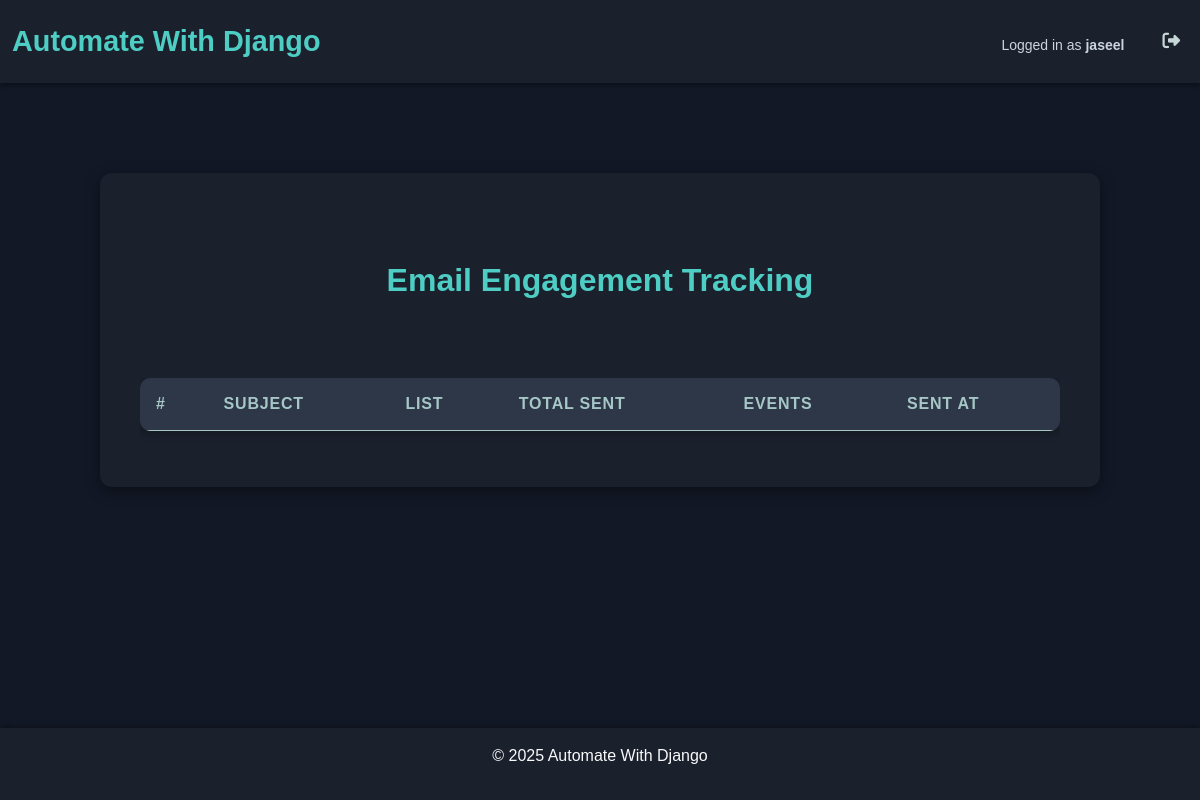
Page /emails/track/dashboard/ (signed in) on the earlier database version.
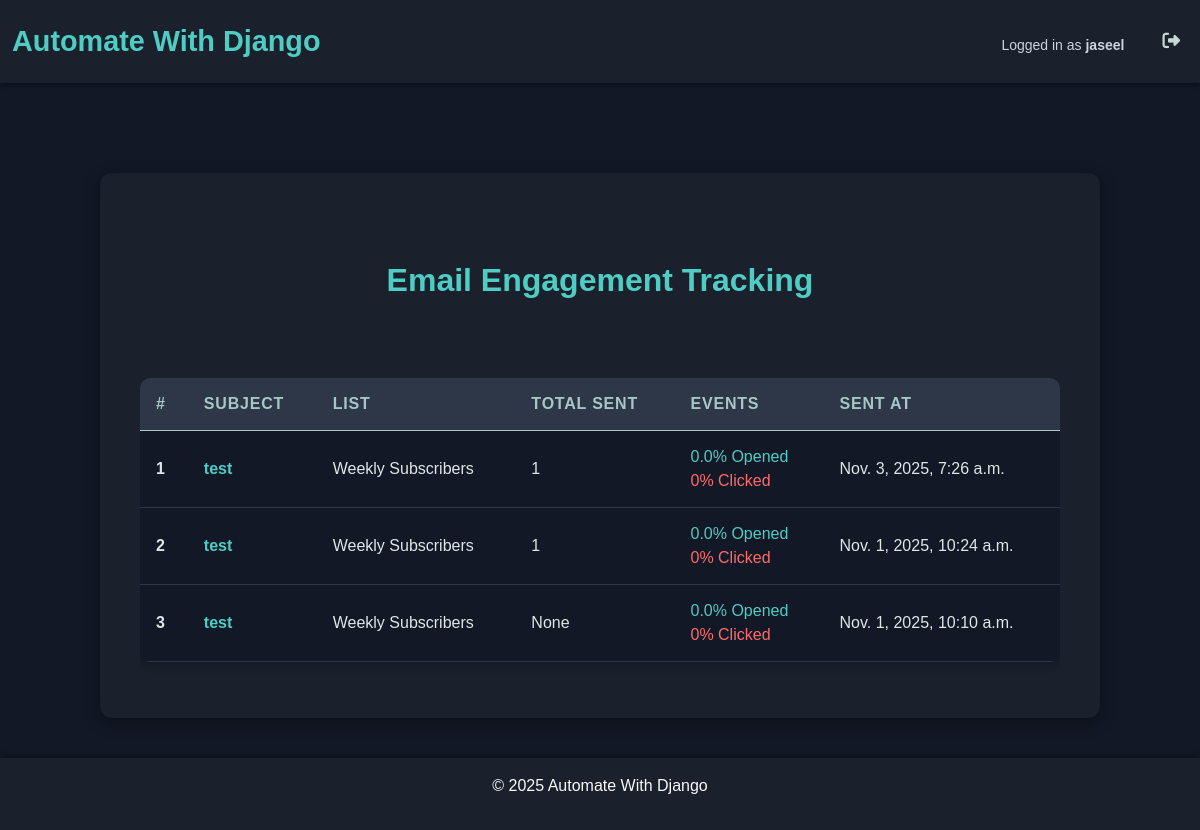
Same page on the later database version.
### emails/models.py (models this page shows, shortened)
class Email(models.Model):
    email_list = models.ForeignKey(List, on_delete=models.CASCADE)
    subject = models.CharField(max_length=100)
    body = RichTextField()
    attachment = models.FileField(upload_to='email_attachments/', blank= True) # allow blank attachments ,
    sent_at = models.DateTimeField(auto_now_add=True)
    def open_rate(self):
        total_sent = self.email_list.count_emails()
        opened_count = EmailTracking.objects.filter(email=self, opened_at__isnull=False).count()
        open_rate = (opened_count/total_sent) * 100 if total_sent > 0 else 0
        """
        if total_sent > 0:
            open_rate = (opened_count/total_sent) * 100
        else:
            open_rate = 0
        """
        return round(open_rate , 2)
    def click_rate(self):
        total_sent = self.email_list.count_emails()
        opened_count = EmailTracking.objects.filter(email=self, opened_at__isnull=False).count()
        if opened_count > 0 :
            clicked_count = EmailTracking.objects.filter(email=self, clicked_at__isnull=False).count()
            click_rate = (clicked_count/opened_count) * 100 if total_sent > 0 else 0
        else :
            click_rate = 0
        return round(click_rate , 2)

class List(models.Model):
    email_list = models.CharField(max_length=40)
    def __str__(self):
        return self.email_list
    def count_emails(self):
        count = Subscriber.objects.filter(email_list=self).count()
        return count

### emails/views.py (the view)
# urls.py: path('track/dashboard/', views.track_dashboard, name='track_dashboard'),
@login_required(login_url='login')
def track_dashboard(request):
    emails = Email.objects.all().annotate(total_sent=Sum('sent__total_sent')).order_by('-sent_at') # ('sent__total_sent') sent is related name in Sent model, total_sent is field name in Sent model, totat_sent is the new field name for each email instance , order by decendind set_at
    context = {
        'emails': emails,
    }
    return render(request, 'emails/track_dashboard.html', context)

### templates/emails/track_dashboard.html (shortened to what this page needs)
{% extends 'home/base.html' %}
{% load static %}
{% block extra_css %}
<link rel="stylesheet" href="{% static 'css/track_dashboard.css' %}">
{% endblock %}
{% block content %}
<div class="container">
  <h2 class="text-center p-5">Email Engagement Tracking</h2>
  <div class="table-responsive">
    <table class="table table-hover ">
        <thead>
            <tr>
                <th scope="col">#</th>
                <th scope="col">Subject</th>
                <th scope="col">List</th>
                <th scope="col">Total Sent</th>
                <th scope="col">Events</th>
                <th scope="col">Sent At</th>
            </tr>
        </thead>
        <tbody>
            {% for email in emails %}
            <tr>
                <th scope="row">{{ forloop.counter }}</th>
                <td> <a href="{% url 'track_stats' email.id %}">{{ email.subject }}</a></td>
                <td>{{ email.email_list }}</td>
                <td>{{ email.total_sent}}</td>
                <td>
                    <div>{{ email.open_rate }}% Opened</div>
                    <div>{{ email.click_rate }}% Clicked</div>
                </td>
                <td>{{ email.sent_at }}</td>
            </tr>
            {% endfor %}
        </tbody>
    </table>
  </div>
</div>
{% endblock %}

### templates/home/base.html (shortened to what this page needs)
{% load static %}
<!DOCTYPE html>
<html lang="en">
<head>
    <link href="https://cdn.jsdelivr.net/npm/bootstrap@5.0.2/dist/css/bootstrap.min.css" rel="stylesheet">
    <link rel="stylesheet" href="{% static 'css/styles.css' %}">
    <link rel="stylesheet" href="https://cdnjs.cloudflare.com/ajax/libs/font-awesome/6.6.0/css/all.min.css">
    {% block extra_css %}{% endblock %}
</head>
<body>
    <header>
        <nav class="navbar navbar-expand-lg navbar-dark ">
            <div class="container-fluid">
                <a class="navbar-brand heading" href="{% url 'home' %}">Automate With Django</a>
                <div class="collapse navbar-collapse" id="navbarNav">
                    <ul class="navbar-nav ms-auto">
                        {% if user.is_authenticated %}
                        <li class="nav-item">
                            <span class="logged-in-text">Logged in as <strong>{{ user }}</strong></span>
                        </li>
                        <li class="nav-item">
                            <a class="nav-link " href="{% url 'logout' %}">
                                <i class="fa-solid fa-right-from-bracket"></i>
                            </a>
                        </li>
                        {% endif %}
                    </ul>
                </div>
            </div>
        </nav>
    </header>
    <main>
        {% block content %}
        {% endblock %}
    </main>
    <footer class="text-center text-light py-3">
        <p>© 2025 Automate With Django</p>
    </footer>
</body>
</html>

### static/css/styles.css (style rules this page uses)
html, body { height: 100%; margin: 0; display: flex; flex-direction: column; }
body { background-color: #121826; color: #C7D6D6; font-family: 'Arial', sans-serif; }
.navbar { background-color: #1a202c; padding: 15px 0; box-shadow: 0 2px 5px rgba(0, 0, 0, 0.4); }
.navbar-brand.heading { font-size: 1.8rem; font-weight: bold; color: #4ECDC4; transition: color 0.3s ease; }
.nav-link { color: #C7D6D6 !important; font-size: 1.1rem; margin-left: 15px; transition: color 0.3s ease; }
.logged-in-text { color: #E5E9E9; font-size: 1rem; margin-right: 15px; padding-top: 8px; }
main { flex: 1; padding: 40px; }
footer { background-color: #1a202c; color: #C7D6D6; text-align: center; padding: 1rem; width: 100%; box-shadow: 0 -2px 6px rgba(0, 0, 0, 0.3); }
.logged-in-text { color: #cbd5e0; font-size: 14px; margin-right: 15px; }
.nav-item { display: flex; align-items: center; }

### static/css/track_dashboard.css (style rules this page uses)
.container { background-color: #1a202c; padding: 40px; border-radius: 12px; box-shadow: 0 4px 15px rgba(0, 0, 0, 0.4); margin-top: 50px; max-width: 1000px; color: #C7D6D6; }
h2 { color: #4ECDC4; font-weight: 700; margin-bottom: 30px; }
.table { width: 100%; background-color: #121826; color: #E0E6E6; border-collapse: separate; border-spacing: 0; border-radius: 10px; overflow: hidden; box-shadow: 0 2px 10px rgba(0, 0, 0, 0.3); }
.table thead { background-color: #2d3748; color: #A7C7C7; text-transform: uppercase; letter-spacing: 0.05em; }
.table th, .table td { padding: 14px 16px; border-bottom: 1px solid #2d3748; vertical-align: middle; }
.table a { color: #4ECDC4; font-weight: 600; text-decoration: none; }
td div:first-child { color: #4ECDC4; }
td div:last-child { color: #FF6B6B; }

Differences in the rows shown:
added Email: subject "test", email_list "Weekly Subscribers", total_sent "1", open_rate "0.0", click_rate "0", sent_at "Nov. 3, 2025, 7:26 a.m."
added Email: subject "test", email_list "Weekly Subscribers", total_sent "1", open_rate "0.0", click_rate "0", sent_at "Nov. 1, 2025, 10:24 a.m."
added Email: subject "test", email_list "Weekly Subscribers", total_sent "None", open_rate "0.0", click_rate "0", sent_at "Nov. 1, 2025, 10:10 a.m."
